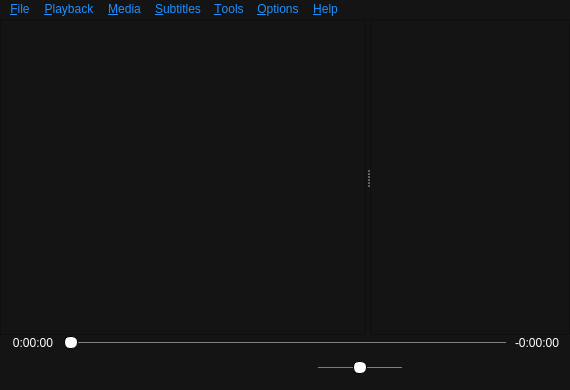
<?xml version="1.0" encoding="UTF-8"?>
<ui version="4.0">
 <class>MainWindow</class>
 <widget class="QMainWindow" name="MainWindow">
  <property name="geometry">
   <rect>
    <x>0</x>
    <y>0</y>
    <width>570</width>
    <height>390</height>
   </rect>
  </property>
  <property name="windowTitle">
   <string>Baka MPlayer</string>
  </property>
  <property name="autoFillBackground">
   <bool>false</bool>
  </property>
  <property name="styleSheet">
   <string notr="true">#MainWindow, QWidget, QMenu {
	background: #141414;
	color: white;
}

QMenu::item { background-color: black; }

#menubar {
	background: #141414;
	color: dodgerblue;
}




QSlider::groove:horizontal {
	background: gray;
	height: 1px;
}

QSlider::sub-page:horizontal {
	background: dodgerblue;
}

QSlider::handle:horizontal {
	background: white;
	border: 1px solid black;
	border-radius: 6px;
	margin-top: -6px;
	margin-bottom: -6px;
	width: 12px;
}</string>
  </property>
  <widget class="QWidget" name="centralwidget">
   <layout class="QVBoxLayout" name="mainLayout">
    <property name="spacing">
     <number>0</number>
    </property>
    <property name="leftMargin">
     <number>0</number>
    </property>
    <property name="topMargin">
     <number>0</number>
    </property>
    <property name="rightMargin">
     <number>0</number>
    </property>
    <property name="bottomMargin">
     <number>0</number>
    </property>
    <item>
     <widget class="QWidget" name="verticalWidget" native="true">
      <layout class="QVBoxLayout" name="verticalLayout">
       <property name="leftMargin">
        <number>0</number>
       </property>
       <property name="topMargin">
        <number>0</number>
       </property>
       <property name="rightMargin">
        <number>0</number>
       </property>
       <property name="bottomMargin">
        <number>0</number>
       </property>
       <item>
        <widget class="QSplitter" name="splitter">
         <property name="orientation">
          <enum>Qt::Horizontal</enum>
         </property>
         <property name="handleWidth">
          <number>4</number>
         </property>
         <widget class="QFrame" name="outputFrame">
          <property name="sizePolicy">
           <sizepolicy hsizetype="Expanding" vsizetype="Expanding">
            <horstretch>0</horstretch>
            <verstretch>0</verstretch>
           </sizepolicy>
          </property>
          <property name="frameShape">
           <enum>QFrame::StyledPanel</enum>
          </property>
          <property name="frameShadow">
           <enum>QFrame::Raised</enum>
          </property>
         </widget>
         <widget class="QListWidget" name="playlistWidget">
          <property name="sizePolicy">
           <sizepolicy hsizetype="Preferred" vsizetype="Fixed">
            <horstretch>0</horstretch>
            <verstretch>0</verstretch>
           </sizepolicy>
          </property>
          <property name="maximumSize">
           <size>
            <width>200</width>
            <height>16777215</height>
           </size>
          </property>
          <property name="frameShape">
           <enum>QFrame::StyledPanel</enum>
          </property>
         </widget>
        </widget>
       </item>
      </layout>
     </widget>
    </item>
    <item>
     <widget class="QWidget" name="seekWidget" native="true">
      <property name="maximumSize">
       <size>
        <width>16777215</width>
        <height>15</height>
       </size>
      </property>
      <layout class="QHBoxLayout" name="horizontalLayout_2">
       <property name="leftMargin">
        <number>8</number>
       </property>
       <property name="topMargin">
        <number>0</number>
       </property>
       <property name="rightMargin">
        <number>8</number>
       </property>
       <property name="bottomMargin">
        <number>0</number>
       </property>
       <item>
        <widget class="QLabel" name="durationLabel">
         <property name="sizePolicy">
          <sizepolicy hsizetype="MinimumExpanding" vsizetype="Preferred">
           <horstretch>0</horstretch>
           <verstretch>0</verstretch>
          </sizepolicy>
         </property>
         <property name="maximumSize">
          <size>
           <width>50</width>
           <height>16777215</height>
          </size>
         </property>
         <property name="text">
          <string>0:00:00</string>
         </property>
         <property name="alignment">
          <set>Qt::AlignCenter</set>
         </property>
        </widget>
       </item>
       <item>
        <widget class="CustomSlider" name="seekBar">
         <property name="maximum">
          <number>1000000</number>
         </property>
         <property name="sliderPosition">
          <number>0</number>
         </property>
         <property name="orientation">
          <enum>Qt::Horizontal</enum>
         </property>
        </widget>
       </item>
       <item>
        <widget class="QLabel" name="remainingLabel">
         <property name="sizePolicy">
          <sizepolicy hsizetype="MinimumExpanding" vsizetype="Preferred">
           <horstretch>0</horstretch>
           <verstretch>0</verstretch>
          </sizepolicy>
         </property>
         <property name="maximumSize">
          <size>
           <width>50</width>
           <height>16777215</height>
          </size>
         </property>
         <property name="text">
          <string>-0:00:00</string>
         </property>
         <property name="alignment">
          <set>Qt::AlignCenter</set>
         </property>
        </widget>
       </item>
      </layout>
     </widget>
    </item>
    <item>
     <widget class="QWidget" name="controlsWidget" native="true">
      <property name="maximumSize">
       <size>
        <width>16777215</width>
        <height>40</height>
       </size>
      </property>
      <layout class="QHBoxLayout" name="horizontalLayout">
       <property name="leftMargin">
        <number>10</number>
       </property>
       <property name="topMargin">
        <number>0</number>
       </property>
       <property name="rightMargin">
        <number>10</number>
       </property>
       <property name="bottomMargin">
        <number>5</number>
       </property>
       <item>
        <widget class="QPushButton" name="openButton">
         <property name="sizePolicy">
          <sizepolicy hsizetype="Fixed" vsizetype="Fixed">
           <horstretch>0</horstretch>
           <verstretch>0</verstretch>
          </sizepolicy>
         </property>
         <property name="cursor">
          <cursorShape>PointingHandCursor</cursorShape>
         </property>
         <property name="autoFillBackground">
          <bool>false</bool>
         </property>
         <property name="text">
          <string/>
         </property>
         <property name="icon">
          <iconset resource="rsclist.qrc">
           <normaloff>:/img/default_open.svg</normaloff>:/img/default_open.svg</iconset>
         </property>
         <property name="iconSize">
          <size>
           <width>18</width>
           <height>18</height>
          </size>
         </property>
         <property name="flat">
          <bool>true</bool>
         </property>
        </widget>
       </item>
       <item>
        <spacer name="horizontalSpacer">
         <property name="orientation">
          <enum>Qt::Horizontal</enum>
         </property>
         <property name="sizeHint" stdset="0">
          <size>
           <width>40</width>
           <height>20</height>
          </size>
         </property>
        </spacer>
       </item>
       <item>
        <widget class="QPushButton" name="rewindButton">
         <property name="enabled">
          <bool>false</bool>
         </property>
         <property name="maximumSize">
          <size>
           <width>30</width>
           <height>16777215</height>
          </size>
         </property>
         <property name="cursor">
          <cursorShape>PointingHandCursor</cursorShape>
         </property>
         <property name="autoFillBackground">
          <bool>false</bool>
         </property>
         <property name="text">
          <string/>
         </property>
         <property name="icon">
          <iconset resource="rsclist.qrc">
           <normaloff>:/img/default_reverse.svg</normaloff>
           <disabledoff>:/img/disabled_reverse.svg</disabledoff>
           <disabledon>:/img/disabled_reverse.svg</disabledon>:/img/default_reverse.svg</iconset>
         </property>
         <property name="iconSize">
          <size>
           <width>22</width>
           <height>18</height>
          </size>
         </property>
         <property name="flat">
          <bool>true</bool>
         </property>
        </widget>
       </item>
       <item>
        <widget class="QPushButton" name="previousButton">
         <property name="enabled">
          <bool>false</bool>
         </property>
         <property name="maximumSize">
          <size>
           <width>30</width>
           <height>16777215</height>
          </size>
         </property>
         <property name="cursor">
          <cursorShape>PointingHandCursor</cursorShape>
         </property>
         <property name="autoFillBackground">
          <bool>false</bool>
         </property>
         <property name="text">
          <string/>
         </property>
         <property name="icon">
          <iconset resource="rsclist.qrc">
           <normaloff>:/img/default_previous.svg</normaloff>
           <disabledoff>:/img/disabled_previous.svg</disabledoff>
           <disabledon>:/img/disabled_previous.svg</disabledon>:/img/default_previous.svg</iconset>
         </property>
         <property name="iconSize">
          <size>
           <width>25</width>
           <height>18</height>
          </size>
         </property>
         <property name="flat">
          <bool>true</bool>
         </property>
        </widget>
       </item>
       <item>
        <widget class="QPushButton" name="playButton">
         <property name="enabled">
          <bool>false</bool>
         </property>
         <property name="sizePolicy">
          <sizepolicy hsizetype="Fixed" vsizetype="Fixed">
           <horstretch>0</horstretch>
           <verstretch>0</verstretch>
          </sizepolicy>
         </property>
         <property name="maximumSize">
          <size>
           <width>35</width>
           <height>35</height>
          </size>
         </property>
         <property name="cursor">
          <cursorShape>PointingHandCursor</cursorShape>
         </property>
         <property name="autoFillBackground">
          <bool>false</bool>
         </property>
         <property name="text">
          <string/>
         </property>
         <property name="icon">
          <iconset resource="rsclist.qrc">
           <normaloff>:/img/default_play.svg</normaloff>
           <disabledoff>:/img/disabled_play.svg</disabledoff>
           <disabledon>:/img/disabled_play.svg</disabledon>:/img/default_play.svg</iconset>
         </property>
         <property name="iconSize">
          <size>
           <width>30</width>
           <height>35</height>
          </size>
         </property>
         <property name="flat">
          <bool>true</bool>
         </property>
        </widget>
       </item>
       <item>
        <widget class="QPushButton" name="nextButton">
         <property name="enabled">
          <bool>false</bool>
         </property>
         <property name="maximumSize">
          <size>
           <width>30</width>
           <height>16777215</height>
          </size>
         </property>
         <property name="cursor">
          <cursorShape>PointingHandCursor</cursorShape>
         </property>
         <property name="autoFillBackground">
          <bool>false</bool>
         </property>
         <property name="text">
          <string/>
         </property>
         <property name="icon">
          <iconset resource="rsclist.qrc">
           <normaloff>:/img/default_next.svg</normaloff>
           <disabledoff>:/img/disabled_next.svg</disabledoff>
           <disabledon>:/img/disabled_next.svg</disabledon>:/img/default_next.svg</iconset>
         </property>
         <property name="iconSize">
          <size>
           <width>25</width>
           <height>18</height>
          </size>
         </property>
         <property name="flat">
          <bool>true</bool>
         </property>
        </widget>
       </item>
       <item>
        <widget class="CustomSlider" name="volumeSlider">
         <property name="sizePolicy">
          <sizepolicy hsizetype="Fixed" vsizetype="Fixed">
           <horstretch>0</horstretch>
           <verstretch>0</verstretch>
          </sizepolicy>
         </property>
         <property name="maximumSize">
          <size>
           <width>250</width>
           <height>18</height>
          </size>
         </property>
         <property name="cursor">
          <cursorShape>PointingHandCursor</cursorShape>
         </property>
         <property name="maximum">
          <number>100</number>
         </property>
         <property name="pageStep">
          <number>5</number>
         </property>
         <property name="value">
          <number>50</number>
         </property>
         <property name="tracking">
          <bool>false</bool>
         </property>
         <property name="orientation">
          <enum>Qt::Horizontal</enum>
         </property>
        </widget>
       </item>
       <item>
        <spacer name="horizontalSpacer_2">
         <property name="orientation">
          <enum>Qt::Horizontal</enum>
         </property>
         <property name="sizeHint" stdset="0">
          <size>
           <width>40</width>
           <height>20</height>
          </size>
         </property>
        </spacer>
       </item>
       <item>
        <widget class="QPushButton" name="playlistButton">
         <property name="enabled">
          <bool>false</bool>
         </property>
         <property name="sizePolicy">
          <sizepolicy hsizetype="Fixed" vsizetype="Fixed">
           <horstretch>0</horstretch>
           <verstretch>0</verstretch>
          </sizepolicy>
         </property>
         <property name="cursor">
          <cursorShape>PointingHandCursor</cursorShape>
         </property>
         <property name="autoFillBackground">
          <bool>false</bool>
         </property>
         <property name="text">
          <string/>
         </property>
         <property name="icon">
          <iconset resource="rsclist.qrc">
           <normaloff>:/img/default_playlist.svg</normaloff>
           <disabledoff>:/img/disabled_playlist.svg</disabledoff>
           <disabledon>:/img/disabled_playlist.svg</disabledon>:/img/default_playlist.svg</iconset>
         </property>
         <property name="iconSize">
          <size>
           <width>18</width>
           <height>18</height>
          </size>
         </property>
         <property name="flat">
          <bool>true</bool>
         </property>
        </widget>
       </item>
      </layout>
     </widget>
    </item>
   </layout>
  </widget>
  <widget class="QMenuBar" name="menubar">
   <property name="geometry">
    <rect>
     <x>0</x>
     <y>0</y>
     <width>570</width>
     <height>21</height>
    </rect>
   </property>
   <widget class="QMenu" name="menu_File">
    <property name="title">
     <string>&amp;File</string>
    </property>
    <addaction name="action_New_Player"/>
    <addaction name="separator"/>
    <addaction name="action_Open_File"/>
    <addaction name="actionOpen_URL"/>
    <addaction name="actionOpen_Path_from_Clipboard"/>
    <addaction name="actionOpen_Last_File"/>
    <addaction name="separator"/>
    <addaction name="actionShow_in_Folder"/>
    <addaction name="separator"/>
    <addaction name="actionPl_ay_Next_File"/>
    <addaction name="actionPlay_Previous_File"/>
    <addaction name="separator"/>
    <addaction name="actionE_xit"/>
   </widget>
   <widget class="QMenu" name="menu_Playback">
    <property name="title">
     <string>&amp;Playback</string>
    </property>
    <widget class="QMenu" name="menuRepea_t">
     <property name="title">
      <string>Repea&amp;t</string>
     </property>
     <addaction name="action_Off"/>
     <addaction name="separator"/>
     <addaction name="action_Playlist"/>
     <addaction name="action_This_File"/>
    </widget>
    <addaction name="action_Play"/>
    <addaction name="action_Stop"/>
    <addaction name="action_Rewind"/>
    <addaction name="actionR_estart"/>
    <addaction name="separator"/>
    <addaction name="actionShu_ffle"/>
    <addaction name="menuRepea_t"/>
    <addaction name="actionStop_after_current"/>
    <addaction name="separator"/>
    <addaction name="action_Frame_Step"/>
    <addaction name="actionFrame_Back_Step"/>
    <addaction name="separator"/>
    <addaction name="action_Jump_To_Time"/>
   </widget>
   <widget class="QMenu" name="menu_Media">
    <property name="title">
     <string>&amp;Media</string>
    </property>
    <widget class="QMenu" name="menu_Fit_Window">
     <property name="title">
      <string>&amp;Fit Window</string>
     </property>
     <addaction name="action_To_Current_Size"/>
     <addaction name="action50"/>
     <addaction name="action75"/>
     <addaction name="action100"/>
     <addaction name="action200"/>
    </widget>
    <widget class="QMenu" name="menuAspect_Ratio">
     <property name="title">
      <string>Aspect &amp;Ratio</string>
     </property>
     <addaction name="action_Autodetect"/>
     <addaction name="actionForce_4_3"/>
     <addaction name="actionForce_16_9"/>
     <addaction name="actionForce_2_35_1"/>
    </widget>
    <widget class="QMenu" name="menuAudio_Tracks">
     <property name="title">
      <string>Audio &amp;Tracks</string>
     </property>
     <addaction name="action_none"/>
    </widget>
    <widget class="QMenu" name="menu_Chapters">
     <property name="title">
      <string>&amp;Chapters</string>
     </property>
     <addaction name="action_none_2"/>
    </widget>
    <addaction name="actionFull_Screen"/>
    <addaction name="menu_Fit_Window"/>
    <addaction name="separator"/>
    <addaction name="action_Previous_Chapter"/>
    <addaction name="action_Next_Chapter"/>
    <addaction name="separator"/>
    <addaction name="menu_Chapters"/>
    <addaction name="menuAspect_Ratio"/>
    <addaction name="menuAudio_Tracks"/>
   </widget>
   <widget class="QMenu" name="menu_Subtitles">
    <property name="title">
     <string>&amp;Subtitles</string>
    </property>
    <widget class="QMenu" name="menuSubtitle_Track">
     <property name="title">
      <string>Subtitle &amp;Track</string>
     </property>
     <addaction name="action_none_3"/>
    </widget>
    <widget class="QMenu" name="menu_Font_Size">
     <property name="title">
      <string>&amp;Font Size</string>
     </property>
     <addaction name="action_Increase"/>
     <addaction name="action_Decrease"/>
     <addaction name="action_Reset_Size"/>
    </widget>
    <addaction name="action_Show_Subtitles"/>
    <addaction name="action_Load_Subtitle_File"/>
    <addaction name="separator"/>
    <addaction name="menuSubtitle_Track"/>
    <addaction name="menu_Font_Size"/>
   </widget>
   <widget class="QMenu" name="menuTools">
    <property name="title">
     <string>&amp;Tools</string>
    </property>
    <addaction name="action_Take_Snapshot"/>
    <addaction name="actionShow_Command_Line"/>
    <addaction name="separator"/>
    <addaction name="actionMedia_Info"/>
   </widget>
   <widget class="QMenu" name="menuOptions">
    <property name="title">
     <string>&amp;Options</string>
    </property>
    <widget class="QMenu" name="menu_On_Top">
     <property name="title">
      <string>&amp;On Top</string>
     </property>
     <addaction name="action_Always"/>
     <addaction name="actionWhen_Playing"/>
     <addaction name="separator"/>
     <addaction name="action_Never"/>
    </widget>
    <widget class="QMenu" name="menu_Tray_Icon">
     <property name="title">
      <string>&amp;Tray Icon</string>
     </property>
     <addaction name="action_Show_Icon_in_Tray"/>
     <addaction name="action_Hide_Popup"/>
    </widget>
    <addaction name="action_Show_Playlist"/>
    <addaction name="action_Hide_Album_Art"/>
    <addaction name="action_Dim_Lights"/>
    <addaction name="separator"/>
    <addaction name="menu_On_Top"/>
    <addaction name="menu_Tray_Icon"/>
   </widget>
   <widget class="QMenu" name="menuHelp">
    <property name="title">
     <string>&amp;Help</string>
    </property>
    <addaction name="actionBaka_MPlayer_Help"/>
    <addaction name="action_About_Baka_MPlayer"/>
   </widget>
   <addaction name="menu_File"/>
   <addaction name="menu_Playback"/>
   <addaction name="menu_Media"/>
   <addaction name="menu_Subtitles"/>
   <addaction name="menuTools"/>
   <addaction name="menuOptions"/>
   <addaction name="menuHelp"/>
  </widget>
  <action name="action_Open_File">
   <property name="text">
    <string>&amp;Open File</string>
   </property>
   <property name="iconVisibleInMenu">
    <bool>true</bool>
   </property>
  </action>
  <action name="actionE_xit">
   <property name="text">
    <string>E&amp;xit</string>
   </property>
  </action>
  <action name="action_New_Player">
   <property name="text">
    <string>&amp;New Player</string>
   </property>
  </action>
  <action name="actionOpen_URL">
   <property name="text">
    <string>Open &amp;URL</string>
   </property>
  </action>
  <action name="actionOpen_Path_from_Clipboard">
   <property name="text">
    <string>Open Path from &amp;Clipboard</string>
   </property>
  </action>
  <action name="actionOpen_Last_File">
   <property name="text">
    <string>Open &amp;Last File</string>
   </property>
  </action>
  <action name="actionShow_in_Folder">
   <property name="text">
    <string>Show in &amp;Folder</string>
   </property>
  </action>
  <action name="actionPl_ay_Next_File">
   <property name="text">
    <string>Pl&amp;ay Next File</string>
   </property>
  </action>
  <action name="actionPlay_Previous_File">
   <property name="text">
    <string>Play &amp;Previous File</string>
   </property>
  </action>
  <action name="action_Play">
   <property name="text">
    <string>&amp;Play</string>
   </property>
  </action>
  <action name="action_Stop">
   <property name="text">
    <string>&amp;Stop</string>
   </property>
  </action>
  <action name="action_Rewind">
   <property name="text">
    <string>&amp;Rewind</string>
   </property>
  </action>
  <action name="actionR_estart">
   <property name="text">
    <string>R&amp;estart</string>
   </property>
  </action>
  <action name="actionShu_ffle">
   <property name="checkable">
    <bool>true</bool>
   </property>
   <property name="text">
    <string>Sh&amp;uffle</string>
   </property>
  </action>
  <action name="action_Off">
   <property name="checkable">
    <bool>true</bool>
   </property>
   <property name="checked">
    <bool>true</bool>
   </property>
   <property name="text">
    <string>&amp;Off</string>
   </property>
  </action>
  <action name="action_This_File">
   <property name="checkable">
    <bool>true</bool>
   </property>
   <property name="text">
    <string>&amp;This File</string>
   </property>
  </action>
  <action name="action_Playlist">
   <property name="checkable">
    <bool>true</bool>
   </property>
   <property name="text">
    <string>&amp;Playlist</string>
   </property>
  </action>
  <action name="actionStop_after_current">
   <property name="checkable">
    <bool>true</bool>
   </property>
   <property name="text">
    <string>Stop after &amp;current</string>
   </property>
  </action>
  <action name="action_Frame_Stop">
   <property name="text">
    <string>&amp;Frame Step</string>
   </property>
  </action>
  <action name="action_Frame_Step">
   <property name="text">
    <string>&amp;Frame Step</string>
   </property>
  </action>
  <action name="actionFrame_Back_Step">
   <property name="text">
    <string>Frame &amp;Back Step</string>
   </property>
  </action>
  <action name="action_Jump_To_Time">
   <property name="text">
    <string>&amp;Jump To Time</string>
   </property>
  </action>
  <action name="actionFull_Screen">
   <property name="text">
    <string>Full &amp;Screen</string>
   </property>
  </action>
  <action name="action_To_Current_Size">
   <property name="text">
    <string>To &amp;Current Size</string>
   </property>
  </action>
  <action name="action50">
   <property name="text">
    <string>50%</string>
   </property>
  </action>
  <action name="action75">
   <property name="text">
    <string>75%</string>
   </property>
  </action>
  <action name="action100">
   <property name="text">
    <string>100%</string>
   </property>
  </action>
  <action name="action200">
   <property name="text">
    <string>200%</string>
   </property>
  </action>
  <action name="action_Previous_Chapter">
   <property name="text">
    <string>&amp;Previous Chapter</string>
   </property>
  </action>
  <action name="action_Next_Chapter">
   <property name="text">
    <string>&amp;Next Chapter</string>
   </property>
  </action>
  <action name="actionVolume">
   <property name="text">
    <string>Volume:</string>
   </property>
  </action>
  <action name="action_Autodetect">
   <property name="text">
    <string>&amp;Autodetect</string>
   </property>
  </action>
  <action name="actionForce_4_3">
   <property name="text">
    <string>Force &amp;4:3</string>
   </property>
  </action>
  <action name="actionForce_16_9">
   <property name="text">
    <string>Force 16:&amp;9</string>
   </property>
  </action>
  <action name="actionForce_2_35_1">
   <property name="text">
    <string>Force &amp;2.35:1</string>
   </property>
  </action>
  <action name="action_none">
   <property name="enabled">
    <bool>false</bool>
   </property>
   <property name="text">
    <string>[ none ]</string>
   </property>
  </action>
  <action name="action_none_2">
   <property name="enabled">
    <bool>false</bool>
   </property>
   <property name="text">
    <string>[ none ]</string>
   </property>
  </action>
  <action name="action_Show_Subtitles">
   <property name="checkable">
    <bool>true</bool>
   </property>
   <property name="text">
    <string>&amp;Show Subtitles</string>
   </property>
  </action>
  <action name="action_Load_Subtitle_File">
   <property name="text">
    <string>&amp;Load Subtitle File</string>
   </property>
  </action>
  <action name="action_none_3">
   <property name="enabled">
    <bool>false</bool>
   </property>
   <property name="text">
    <string>[ none ]</string>
   </property>
  </action>
  <action name="action_Increase">
   <property name="text">
    <string>&amp;Increase +</string>
   </property>
  </action>
  <action name="action_Decrease">
   <property name="text">
    <string>&amp;Decrease -</string>
   </property>
  </action>
  <action name="action_Reset_Size">
   <property name="text">
    <string>&amp;Reset Size</string>
   </property>
  </action>
  <action name="action_Take_Snapshot">
   <property name="text">
    <string>&amp;Take Snapshot</string>
   </property>
  </action>
  <action name="actionShow_Command_Line">
   <property name="text">
    <string>Show &amp;Command Line</string>
   </property>
  </action>
  <action name="actionMedia_Info">
   <property name="text">
    <string>Media &amp;Info</string>
   </property>
  </action>
  <action name="actionBaka_MPlayer_Help">
   <property name="text">
    <string>Baka MPlayer &amp;Help</string>
   </property>
  </action>
  <action name="action_About_Baka_MPlayer">
   <property name="text">
    <string>&amp;About Baka MPlayer</string>
   </property>
  </action>
  <action name="action_Show_Playlist">
   <property name="checkable">
    <bool>true</bool>
   </property>
   <property name="checked">
    <bool>true</bool>
   </property>
   <property name="text">
    <string>&amp;Show Playlist</string>
   </property>
  </action>
  <action name="action_Hide_Album_Art">
   <property name="checkable">
    <bool>true</bool>
   </property>
   <property name="text">
    <string>&amp;Hide Album Art</string>
   </property>
  </action>
  <action name="action_Dim_Lights">
   <property name="checkable">
    <bool>true</bool>
   </property>
   <property name="text">
    <string>&amp;Dim Lights</string>
   </property>
  </action>
  <action name="action_Always">
   <property name="text">
    <string>&amp;Always</string>
   </property>
  </action>
  <action name="actionWhen_Playing">
   <property name="text">
    <string>When &amp;Playing</string>
   </property>
  </action>
  <action name="action_Never">
   <property name="text">
    <string>&amp;Never</string>
   </property>
  </action>
  <action name="action_Show_Icon_in_Tray">
   <property name="text">
    <string>&amp;Show Icon in Tray</string>
   </property>
  </action>
  <action name="action_Hide_Popup">
   <property name="text">
    <string>&amp;Hide Popup</string>
   </property>
  </action>
 </widget>
 <customwidgets>
  <customwidget>
   <class>CustomSlider</class>
   <extends>QSlider</extends>
   <header>customslider.h</header>
  </customwidget>
 </customwidgets>
 <resources>
  <include location="rsclist.qrc"/>
 </resources>
 <connections/>
</ui>
